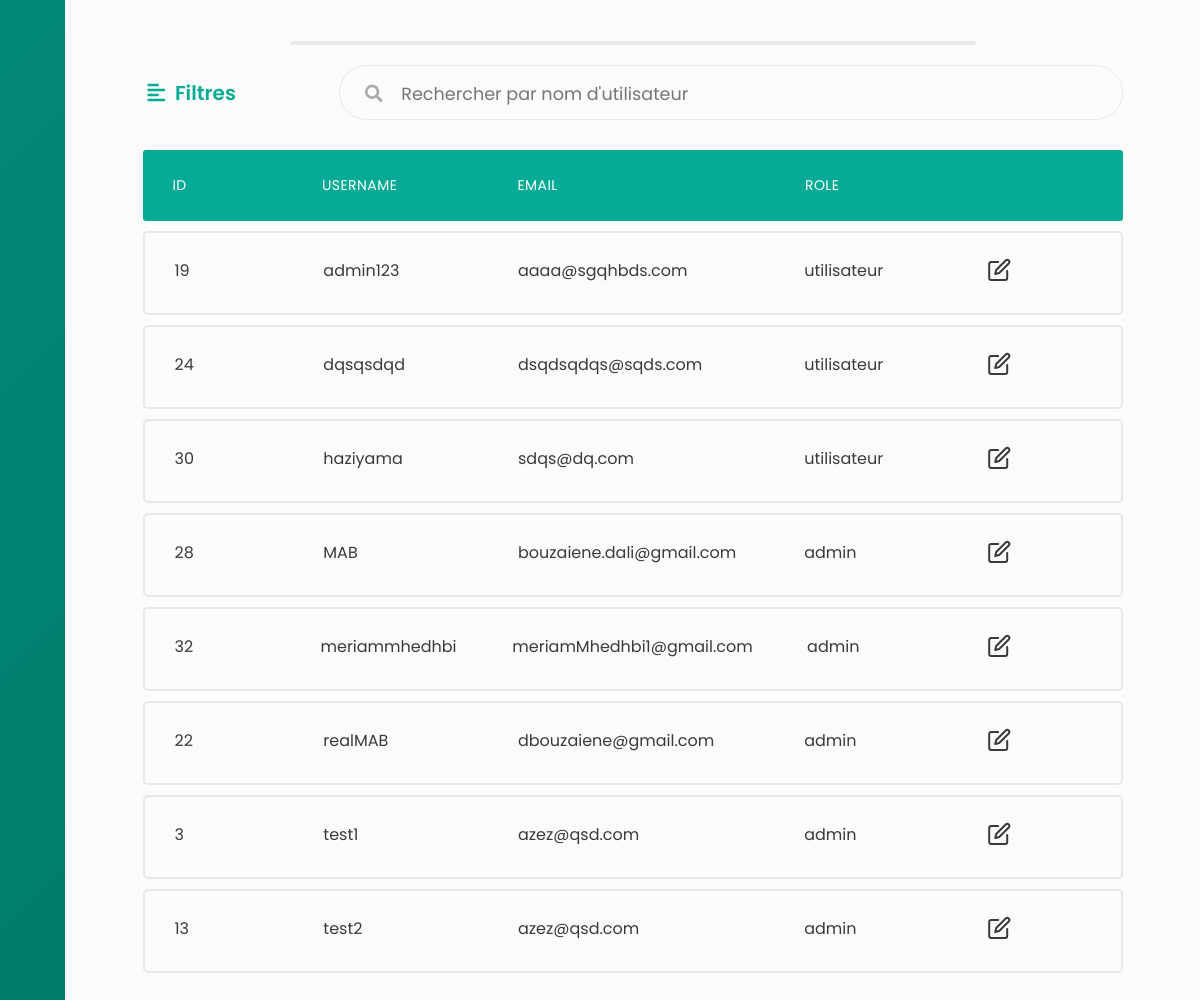
/users/afficherList (signed in, lower part), run on an earlier commit of the app's database.
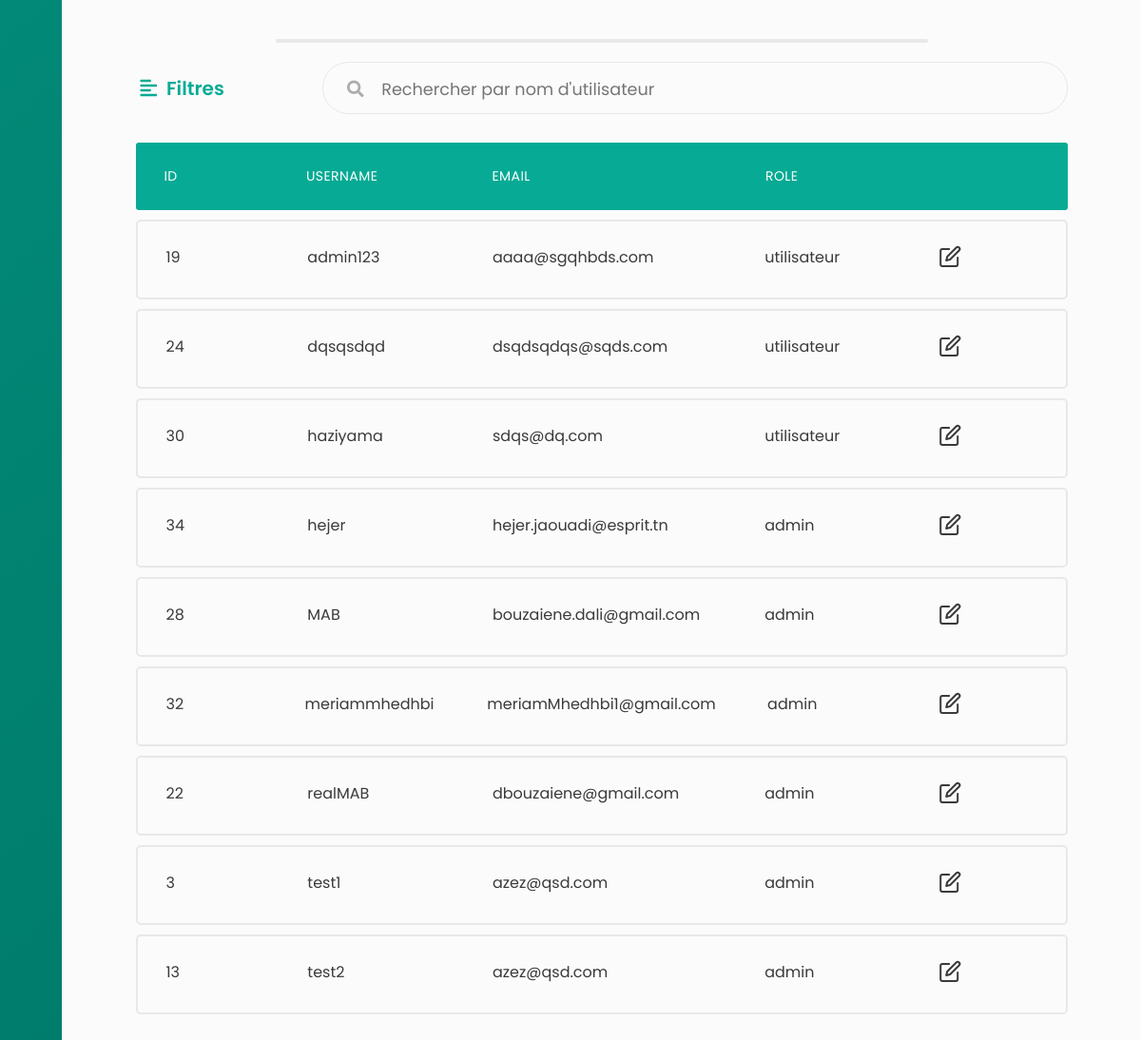
And on a later commit of the database.
### tables this page shows
CREATE TABLE `role` (
  `id` int(1) NOT NULL,
  `nom` varchar(12) NOT NULL
);

CREATE TABLE `users` (
  `id` int(11) NOT NULL,
  `username` varchar(255) NOT NULL,
  `password` varchar(255) NOT NULL,
  `email` varchar(255) NOT NULL,
  `role_id` int(11) NOT NULL
);

### app/libraries/Core.php (called while the page is built, shortened)
<?php
  class Core {
    protected $currentMethod = 'index';
    public function __construct(){
      $url = $this->getUrl();
      if(isset($url[0])){
      if(file_exists('../app/controllers/' . ucwords($url[0]). '.php')){
        unset($url[0]);
      }
    }
      $this->currentController = new $this->currentController;
      if(isset($url[1])){
        if(method_exists($this->currentController, $url[1])){
          $this->currentMethod = $url[1];
          unset($url[1]);
        }
      }
      $this->params = $url ? array_values($url) : [];
      call_user_func_array([$this->currentController, $this->currentMethod], $this->params);
    }
    public function getUrl(){
      if(isset($_GET['url'])){
        $url = rtrim($_GET['url'], '/');
        $url = filter_var($url, FILTER_SANITIZE_URL);
        $url = explode('/', $url);
        return $url;
      }
    }
  }

### app/require.php (called while the page is built, shortened)
<?php
    require_once 'libraries/Core.php';
    require_once 'libraries/Controller.php';
    require_once 'libraries/Database.php';
    $init = new Core();

### public/index.php (called while the page is built)
<?php
    require_once '../app/require.php';

### app/libraries/Database.php (called while the page is built, shortened)
<?php
    class Database {
        private $dbHost = DB_HOST;
        private $dbUser = DB_USER;
        private $dbPass = DB_PASS;
        private $dbName = DB_NAME;
        private $statement;
        private $dbHandler;
        public function __construct() {
            $conn = 'mysql:host=' . $this->dbHost . ';dbname=' . $this->dbName;
            $options = array(
                PDO::ATTR_PERSISTENT => true,
                PDO::ATTR_ERRMODE => PDO::ERRMODE_EXCEPTION
            );
            try {
                $this->dbHandler = new PDO($conn, $this->dbUser, $this->dbPass, $options);
            } catch (PDOException $e) {
                $this->error = $e->getMessage();
                echo $this->error;
            }
        }
        public function query($sql) {
            $this->statement = $this->dbHandler->prepare($sql);
        }
        public function bind($parameter, $value, $type = null) {
            switch (is_null($type)) {
                default:
                    $type = PDO::PARAM_STR;
            }
            $this->statement->bindValue($parameter, $value, $type);
        }
        public function execute() {
            return $this->statement->execute();
        }
        public function resultSet() {
            $this->execute();
            return $this->statement->fetchAll();
        }
    }

### app/models/User.php (called while the page is built, shortened)
<?php
class User
{
    private $db;
    public function __construct()
    {
        $this->db = new Database;
    }
    public function getUsers()
    {
        $this->db->query('select count(*) FROM users WHERE role_id = 0');
        return $this->db->resultSet();
    }
    public function getAdmins()
    {
        $this->db->query('select count(*) FROM users WHERE role_id = 1');
        return $this->db->resultSet();
    }
    public function findUserByUsername($username)
    {
        $this->db->query('SELECT * FROM users WHERE username = :username');
        $this->db->bind(':username', $username);
        $this->db->execute();
        if ($this->db->rowCount() > 0) {
            return true;
        } else {
            return false;
        }
    }
    public function afficher()
    {
        $this->db->query('SELECT u.id,u.username,u.email,role.nom FROM users u INNER JOIN role ON u.role_id = role.id');
        return $this->db->resultSet();
    }
}

### app/controllers/Users.php (the view, shortened to what this page needs)
<?php
class Users extends Controller
{
    public function __construct()
    {
        $this->userModel = $this->model('User');
    }
    public function afficherList($error = '')
    {
        $tab = $this->userModel->afficher();
        $data = [
            'tab' => '',
            'users' => '',
            'admins' => '',
            'error' => '',
            'errorUpdate' => '',
            'errorPass' => ''
        ];
        foreach ($tab as $key => $value) {
            $data['tab'] .= '<li class="table-row">
                    <div class="col col-1" data-label="ID">' . $value[0] . '</div>
                    <div class="col col-2" data-label="Username">' . $value[1] . '</div>
                    <div class="col col-3" data-label="Email">' . $value[2] . '</div>
                    <div class="col col-4" data-label="Role">' . $value[3] . '</div>
                    <div class="col col-5">
                        <div class="col-buttons">
                            <button class="tab-btn"><i data-feather="edit"></i></button>
                        </div>
                    </div>
                </li>';
        }
    }
}

What changed in the data, as far as the page shows it:
added users: id "34", username "hejer", email "hejer.jaouadi@esprit.tn"
computed for role: nom "admin admin admin admin admin" → "admin admin admin admin admin admin"
